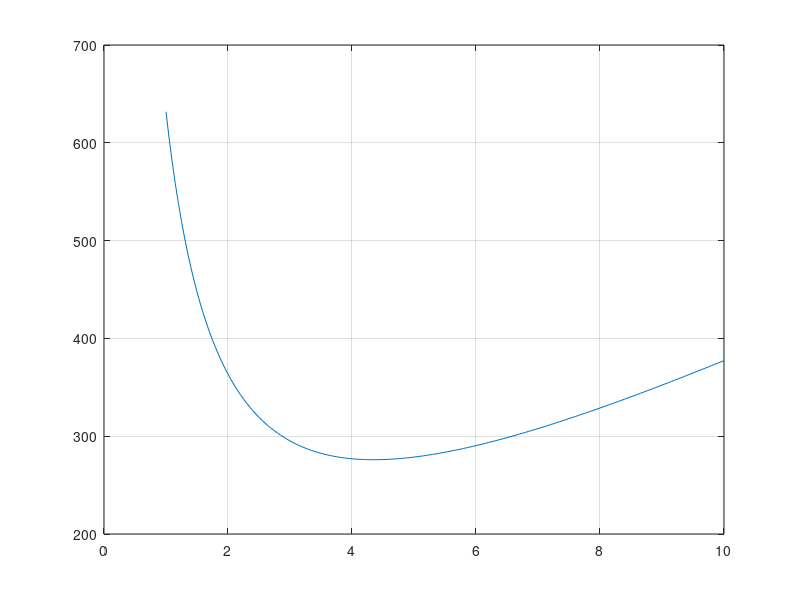

Recreate this plot in MATLAB.
%T = 3 %semana
D = 1200 %kg/semana
CT = 0 %

h = 0.25 %Bs/(unidad.año)
i = 0.20 + 0.05 %Bs/(Bs.unidad)
C = 10 %Bs/unidad
Cp = h + i*C %Bs/(unidad.año)
r = Cp/C %Bs/(Bs.unidad.año)
Cp = Cp/52 %Bs/(unidad.semana)
r = Cp/C %Bs/(Bs.unidad.semana)
Co = 600 %Bs/orden

T = [1:0.05:10];%semana
CT = Co*(1./T) + Cp*(T*D)/2; %Bs/semana
plot(T,CT)
%axis([1,10,2000,16000]) 
grid

CTmin = min(CT) %Bs/semana

[CTmin,iCTmin] = min(CT) %Bs/semana
Topt = T(iCTmin) %semana
